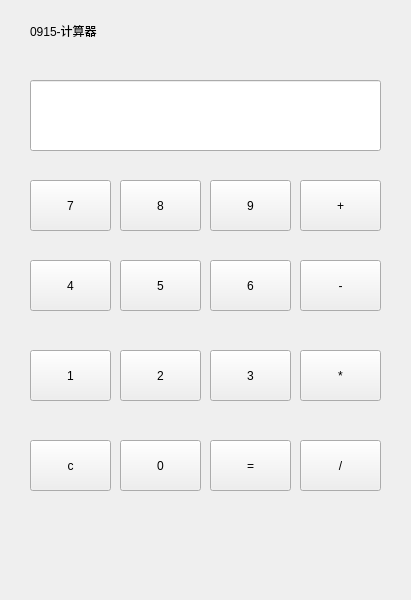
<?xml version="1.0" encoding="UTF-8"?>
<ui version="4.0">
 <class>Widget</class>
 <widget class="QWidget" name="Widget">
  <property name="geometry">
   <rect>
    <x>0</x>
    <y>0</y>
    <width>411</width>
    <height>600</height>
   </rect>
  </property>
  <property name="windowTitle">
   <string>Widget</string>
  </property>
  <widget class="QLineEdit" name="lineEdit_display">
   <property name="geometry">
    <rect>
     <x>30</x>
     <y>80</y>
     <width>351</width>
     <height>71</height>
    </rect>
   </property>
   <property name="readOnly">
    <bool>true</bool>
   </property>
  </widget>
  <widget class="QPushButton" name="pushButton_7">
   <property name="geometry">
    <rect>
     <x>30</x>
     <y>180</y>
     <width>81</width>
     <height>51</height>
    </rect>
   </property>
   <property name="text">
    <string>7</string>
   </property>
  </widget>
  <widget class="QPushButton" name="pushButton_8">
   <property name="geometry">
    <rect>
     <x>120</x>
     <y>180</y>
     <width>81</width>
     <height>51</height>
    </rect>
   </property>
   <property name="text">
    <string>8</string>
   </property>
  </widget>
  <widget class="QPushButton" name="pushButton_9">
   <property name="geometry">
    <rect>
     <x>210</x>
     <y>180</y>
     <width>81</width>
     <height>51</height>
    </rect>
   </property>
   <property name="text">
    <string>9</string>
   </property>
  </widget>
  <widget class="QPushButton" name="pushButton_add">
   <property name="geometry">
    <rect>
     <x>300</x>
     <y>180</y>
     <width>81</width>
     <height>51</height>
    </rect>
   </property>
   <property name="text">
    <string>+</string>
   </property>
  </widget>
  <widget class="QPushButton" name="pushButton_6">
   <property name="geometry">
    <rect>
     <x>210</x>
     <y>260</y>
     <width>81</width>
     <height>51</height>
    </rect>
   </property>
   <property name="text">
    <string>6</string>
   </property>
  </widget>
  <widget class="QPushButton" name="pushButton_sub">
   <property name="geometry">
    <rect>
     <x>300</x>
     <y>260</y>
     <width>81</width>
     <height>51</height>
    </rect>
   </property>
   <property name="text">
    <string>-</string>
   </property>
  </widget>
  <widget class="QPushButton" name="pushButton_5">
   <property name="geometry">
    <rect>
     <x>120</x>
     <y>260</y>
     <width>81</width>
     <height>51</height>
    </rect>
   </property>
   <property name="text">
    <string>5</string>
   </property>
  </widget>
  <widget class="QPushButton" name="pushButton_4">
   <property name="geometry">
    <rect>
     <x>30</x>
     <y>260</y>
     <width>81</width>
     <height>51</height>
    </rect>
   </property>
   <property name="text">
    <string>4</string>
   </property>
  </widget>
  <widget class="QPushButton" name="pushButton_3">
   <property name="geometry">
    <rect>
     <x>210</x>
     <y>350</y>
     <width>81</width>
     <height>51</height>
    </rect>
   </property>
   <property name="text">
    <string>3</string>
   </property>
  </widget>
  <widget class="QPushButton" name="pushButton_mul">
   <property name="geometry">
    <rect>
     <x>300</x>
     <y>350</y>
     <width>81</width>
     <height>51</height>
    </rect>
   </property>
   <property name="text">
    <string>*</string>
   </property>
  </widget>
  <widget class="QPushButton" name="pushButton_2">
   <property name="geometry">
    <rect>
     <x>120</x>
     <y>350</y>
     <width>81</width>
     <height>51</height>
    </rect>
   </property>
   <property name="text">
    <string>2</string>
   </property>
  </widget>
  <widget class="QPushButton" name="pushButton_1">
   <property name="geometry">
    <rect>
     <x>30</x>
     <y>350</y>
     <width>81</width>
     <height>51</height>
    </rect>
   </property>
   <property name="text">
    <string>1</string>
   </property>
  </widget>
  <widget class="QPushButton" name="pushButton_result">
   <property name="geometry">
    <rect>
     <x>210</x>
     <y>440</y>
     <width>81</width>
     <height>51</height>
    </rect>
   </property>
   <property name="text">
    <string>=</string>
   </property>
  </widget>
  <widget class="QPushButton" name="pushButton_div">
   <property name="geometry">
    <rect>
     <x>300</x>
     <y>440</y>
     <width>81</width>
     <height>51</height>
    </rect>
   </property>
   <property name="text">
    <string>/</string>
   </property>
  </widget>
  <widget class="QPushButton" name="pushButton_0">
   <property name="geometry">
    <rect>
     <x>120</x>
     <y>440</y>
     <width>81</width>
     <height>51</height>
    </rect>
   </property>
   <property name="text">
    <string>0</string>
   </property>
  </widget>
  <widget class="QPushButton" name="pushButton_del">
   <property name="geometry">
    <rect>
     <x>30</x>
     <y>440</y>
     <width>81</width>
     <height>51</height>
    </rect>
   </property>
   <property name="text">
    <string>c</string>
   </property>
  </widget>
  <widget class="QLabel" name="label">
   <property name="geometry">
    <rect>
     <x>30</x>
     <y>10</y>
     <width>101</width>
     <height>41</height>
    </rect>
   </property>
   <property name="text">
    <string>0915-计算器</string>
   </property>
  </widget>
 </widget>
 <resources/>
 <connections/>
</ui>
